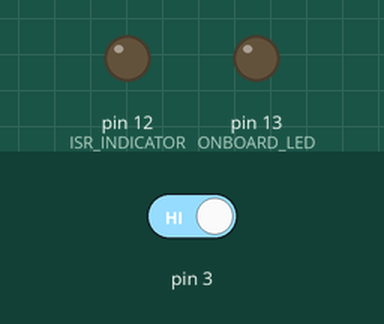
A sketch run on a simulated Arduino Uno, built with avr-gcc and run on an emulated ATmega328P. Parts: output pins drawn as LEDs (lit = HIGH). Wiring (inferred from the names in the program): MCP23017 port expander at I2C address 0x20. Inputs (shaded band) come from the test bench; at power-on: pin 3 HIGH. What the sketch prints to the serial monitor is not drawn.

Above: at 1.2 s.
1.3 s: pin 3 driven LOW
Timing chart, 0 to 4.3 s (numbered marks = the images above; inputs shaded):
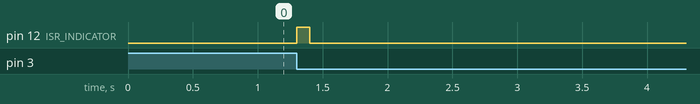

Measured:
- after the input at 1.3 s, pin 12 (ISR_INDICATOR): LOW → HIGH at once, → LOW 0.10 s later

The sketch:

interrupt_native.ino
```cpp
// Author: Nick Gammon
// Date: 19 February 2011

// Demonstration of an interrupt service routine connected to the MCP23017

#include <Wire.h>

// MCP23017 registers (everything except direction defaults to 0)

#define IODIRA   0x00   // IO direction  (0 = output, 1 = input (Default))
#define IODIRB   0x01
#define IOPOLA   0x02   // IO polarity   (0 = normal, 1 = inverse)
#define IOPOLB   0x03
#define GPINTENA 0x04   // Interrupt on change (0 = disable, 1 = enable)
#define GPINTENB 0x05
#define DEFVALA  0x06   // Default comparison for interrupt on change (interrupts on opposite)
#define DEFVALB  0x07
#define INTCONA  0x08   // Interrupt control (0 = interrupt on change from previous, 1 = interrupt on change from DEFVAL)
#define INTCONB  0x09
#define IOCON    0x0A   // IO Configuration: bank/mirror/seqop/disslw/haen/odr/intpol/notimp
//#define IOCON 0x0B  // same as 0x0A
#define GPPUA    0x0C   // Pull-up resistor (0 = disabled, 1 = enabled)
#define GPPUB    0x0D
#define INFTFA   0x0E   // Interrupt flag (read only) : (0 = no interrupt, 1 = pin caused interrupt)
#define INFTFB   0x0F
#define INTCAPA  0x10   // Interrupt capture (read only) : value of GPIO at time of last interrupt
#define INTCAPB  0x11
#define GPIOA    0x12   // Port value. Write to change, read to obtain value
#define GPIOB    0x13
#define OLLATA   0x14   // Output latch. Write to latch output.
#define OLLATB   0x15


#define port 0x20  // MCP23017 is on I2C port 0x20

#define ISR_INDICATOR 12  // pin 12
#define ONBOARD_LED 13    // pin 13

volatile bool keyPressed;

// set register "reg" on expander to "data"
// for example, IO direction
void expanderWriteBoth (const byte reg, const byte data )
{
  Wire.beginTransmission (port);
  Wire.write (reg);
  Wire.write (data);  // port A
  Wire.write (data);  // port B
  Wire.endTransmission ();
} // end of expanderWrite

// read a byte from the expander
unsigned int expanderRead (const byte reg)
{
  Wire.beginTransmission (port);
  Wire.write (reg);
  Wire.endTransmission ();
  Wire.requestFrom (port, 1);
  return Wire.read();
} // end of expanderRead

// interrupt service routine, called when pin D2 goes from 1 to 0
void keypress ()
{
  digitalWrite (ISR_INDICATOR, HIGH);  // debugging
  keyPressed = true;   // set flag so main loop knows
}  // end of keypress

void setup ()
{
  pinMode (ISR_INDICATOR, OUTPUT);  // for testing (ISR indicator)
  pinMode (ONBOARD_LED, OUTPUT);  // for onboard LED

  Wire.begin ();
  Serial.begin (115200);
  Serial.println ("Starting ...");

  // expander configuration register
  expanderWriteBoth (IOCON, 0b01100000); // mirror interrupts, disable sequential mode

  // enable pull-up on switches
  expanderWriteBoth (GPPUA, 0xFF);   // pull-up resistor for switch - both ports

  // invert polarity
  expanderWriteBoth (IOPOLA, 0xFF);  // invert polarity of signal - both ports

  // enable all interrupts
  expanderWriteBoth (GPINTENA, 0xFF); // enable interrupts - both ports

  // no interrupt yet
  keyPressed = false;

  // read from interrupt capture ports to clear them
  expanderRead (INTCAPA);
  expanderRead (INTCAPB);

  // pin 19 of MCP23017 is plugged into D2 of the Arduino which is interrupt 0
  attachInterrupt(digitalPinToInterrupt(3), keypress, FALLING);

}  // end of setup

// time we turned LED on
unsigned long time = 0;
unsigned int keyValue = 0;

// called from main loop when we know we had an interrupt
void handleKeypress ()
{

  delay (100);  // de-bounce before we re-enable interrupts

  keyPressed = false;  // ready for next time through the interrupt service routine
  digitalWrite (ISR_INDICATOR, LOW);  // debugging

  // Read port values, as required. Note that this re-arms the interrupts.
  if (expanderRead (INFTFA))
    {
    keyValue &= 0x00FF;
    keyValue |= expanderRead (INTCAPA) << 8;    // read value at time of interrupt
    }
  if (expanderRead (INFTFB))
    {
    keyValue &= 0xFF00;
    keyValue |= expanderRead (INTCAPB);        // port B is in low-order byte
    }

  Serial.println ("Button states");
  Serial.println ("0                   1");
  Serial.println ("0 1 2 3 4 5 6 7 8 9 0 1 2 3 4 5");

  // display which buttons were down at the time of the interrupt
  for (byte button = 0; button < 16; button++)
    {
    // this key down?
    if (keyValue & (1 << button))
      Serial.print ("1 ");
    else
      Serial.print (". ");

    } // end of for each button

  Serial.println ();

  // if a switch is now pressed, turn LED on  (key down event)
  if (keyValue)
    {
    time = millis ();  // remember when
    digitalWrite (ONBOARD_LED, HIGH);  // on-board LED
    }  // end if

}  // end of handleKeypress

void loop ()
{
  // was there an interrupt?
  if (keyPressed)
    handleKeypress ();

  // turn LED off after 500 ms
 if (millis () > (time + 500) && time != 0)
   {
    digitalWrite (ONBOARD_LED, LOW);
    time = 0;
   }  // end if time up

}  // end of loop
```
